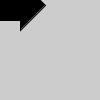
Frame 1 (no input)
Frame 60 (the mouse pressed at the canvas centre just before this capture): identical to frame 1, image omitted
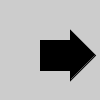
Frame 120 (the mouse held since frame 60 and released just before this capture)

The Processing sketch that drew these frames (run headless with seeded random() and noise(); from frame 60 on, the mouse is pressed at the canvas centre):

// Processing sketch: processing_90635
// ── processing_90635.pde

int[][] points = { {40, 40}, {70, 40}, {70, 30}, {95, 55}, {70, 80}, {70, 70}, {40, 70} };
void setup() {
size(100, 100);
fill(0);
smooth();
}
void draw() {
background(204);
translate(mouseX - 50, mouseY - 50);
beginShape();
for (int i = 0; i < points.length; i++) {
vertex(points[i][0], points[i][1]);
}
endShape(CLOSE);
}
